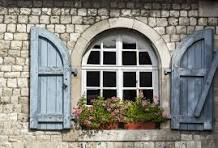
#> input picture house.jpg, 218 x 148 px
$ python q7.py
#> lines starting #> are read from the running program, lines starting #| are printed output that depends on the picture
import cv2
import numpy as np

def harris_corner_detection(image_path):
    # 1. Load the image
#> called with image_path = 'house.jpg'
    image = cv2.imread(image_path)
#> image is the input picture: shape (148, 218, 3); mean B, G, R 126.2, 132.7, 134
    if image is None:
        print(f"Error: Could not open or find the image: {image_path}")
        return

    # We'll convert the image to grayscale and float32 for Harris
    gray = cv2.cvtColor(image, cv2.COLOR_BGR2GRAY)
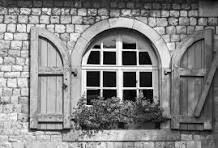
#> gray: shape (148, 218); min 0, max 255, mean 132.3
    gray = np.float32(gray)

    # Let's define a few parameter sets for Harris corner detection.
    # Feel free to add or modify these to see how the results change.
    param_sets = [
        (2, 3, 0.04),
        (4, 3, 0.04),
        (2, 5, 0.06)
    ]

    for idx, (blockSize, kSize, k) in enumerate(param_sets):
        # 2. Apply Harris corner detection
        #    blockSize - neighborhood size
        #    kSize     - aperture parameter for the Sobel operator
        #    k         - Harris detector free parameter (usually between 0.04 and 0.06)
        dst = cv2.cornerHarris(gray, blockSize, kSize, k)

        # 3. Dilate the corner response image to enhance corner points
        dst = cv2.dilate(dst, None)

        # 4. Threshold to identify strong corners
        #    Mark corners in RED on a copy of the original image
        thresh = 0.01 * dst.max()
        result_img = image.copy()
        result_img[dst > thresh] = [0, 0, 255]  # BGR => Red

        # 5. Display the results
        window_title = f"Harris Corners - blockSize={blockSize}, kSize={kSize}, k={k}"
        cv2.imshow(window_title, result_img)
#> this loop made 3 passes
#> thresh on passes 1 to 3: 2149492.5, 1661733.4, 77423534.1
#> pass 1, in harris_corner_detection, `dst = cv2.cornerHarris(gray, blockSize, kSize, k)`:
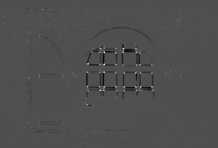
#> dst: shape (148, 218) float32; min -97340360, max 214949248, mean -700887.5; drawn with min black and max white
#> pass 1, in harris_corner_detection, `cv2.imshow(window_title, result_img)`:
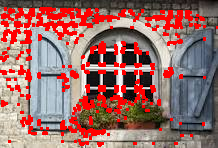
#> window 'Harris Corners - blockSize=2, ': shape (148, 218, 3); mean B, G, R 103, 107.5, 154.3
#> pass 2, in harris_corner_detection, `dst = cv2.cornerHarris(gray, blockSize, kSize, k)`:
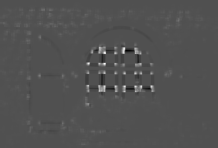
#> dst: shape (148, 218) float32; min -77156360, max 166173344, mean 1067445.8; drawn with min black and max white
#> after the loop:
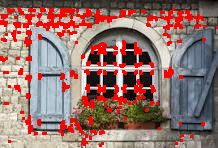
#> result_img: shape (148, 218, 3); mean B, G, R 109.6, 114.7, 150.1

    # Wait until a key is pressed, then close all windows
    cv2.waitKey(0)
    cv2.destroyAllWindows()

def main():
    # Replace "house.jpg" with the path to your image
    image_path = "house.jpg"
    harris_corner_detection(image_path)

if __name__ == "__main__":
    main()
